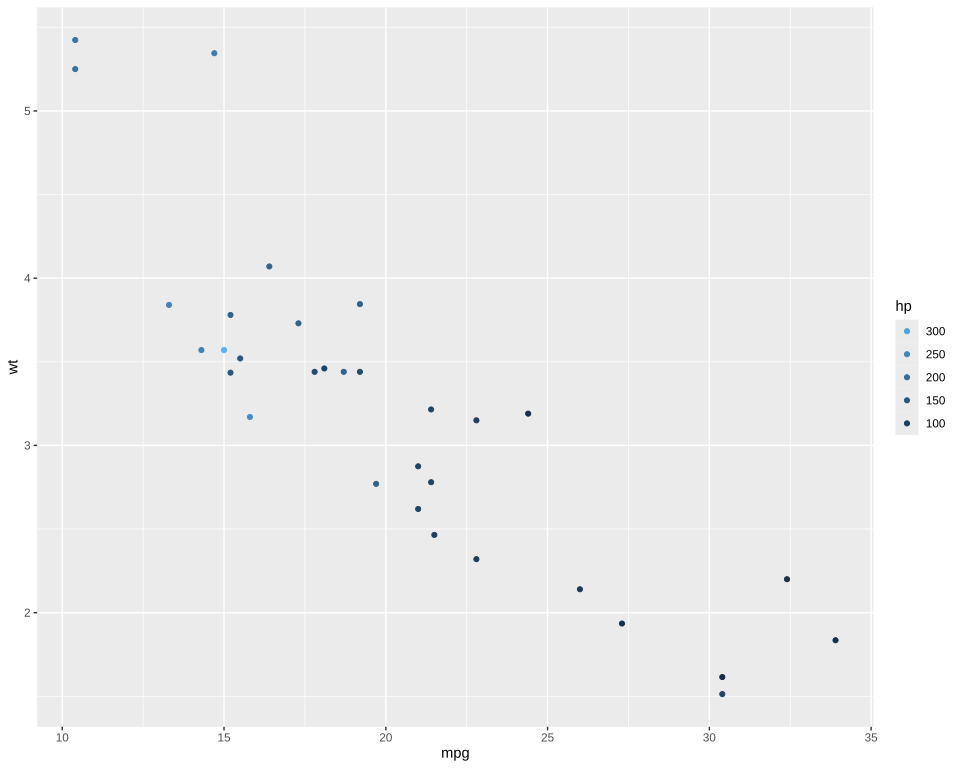

This chart was generated by the following R code:
# The plot test/golden/legend_continuous_reverse.svg draws, drawn by ggplot2 itself, as ggplot2's
# own visual tests draw their snapshots: the independent check on that golden whenever it changes.
# The suite never runs this; it needs R, ggplot2 and vdiffr, saved as the Docker image
# giggly-r:ggplot2-4.0.3. From the repository's root:
#
#   docker run --rm -v "$PWD/test/golden":/golden:ro giggly-r:ggplot2-4.0.3 \
#     Rscript /golden/legend_continuous_reverse.R > legend_continuous_reverse.ggplot2.svg
#
# and compare the two drawings element by element, as test/golden/point.R describes.
#
# mtcars's weights by mileage coloured by horsepower along the default gradient, read back by a
# legend rather than a colour bar, its keys reversed: a key for each break, the highest at the top.
#
# First checked with ggplot2 4.0.3 and vdiffr 1.0.9.

library(ggplot2)

plot <- ggplot(mtcars, aes(mpg, wt, colour = hp)) +
  geom_point() +
  scale_colour_gradient(guide = guide_legend(reverse = TRUE)) +
  theme_gray()

file <- tempfile(fileext = ".svg")
vdiffr::write_svg(plot, file)
cat(readLines(file), sep = "\n")
